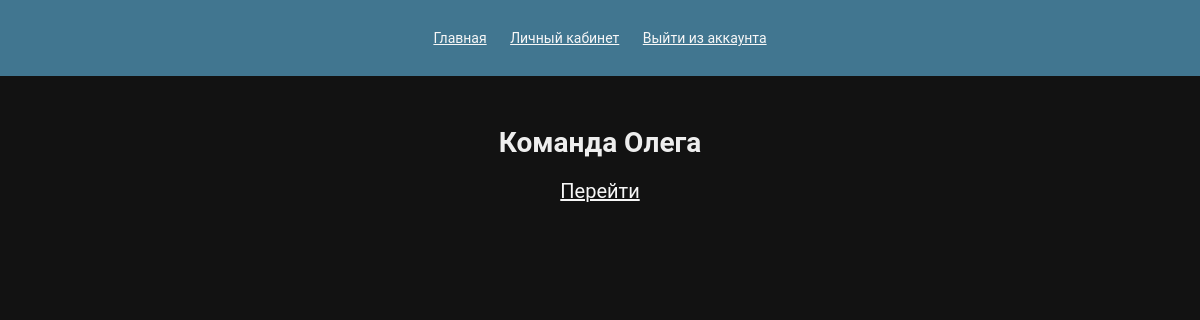
The app's page /teams/ (signed in), older data.
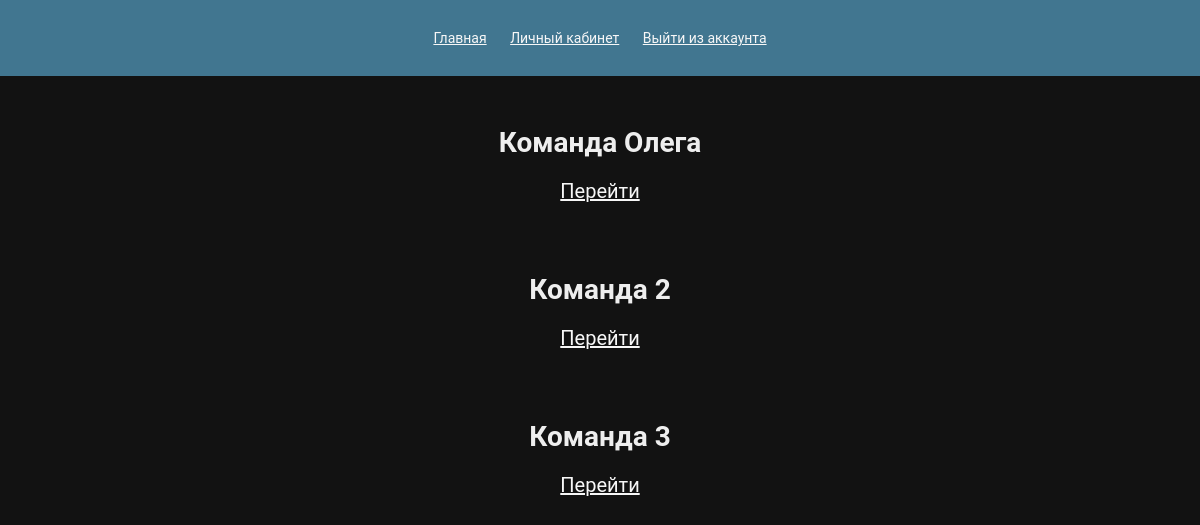
The same page, newer data.
### user_teams/models.py (models this page shows, shortened)
class Team(models.Model):
    title = models.CharField(max_length=200, verbose_name="Название")
    tasks = models.ManyToManyField("Tasks", blank=True, verbose_name="Задачи", through="TaskToTeam",
                                   related_name="in_team")
    users = models.ManyToManyField("Users", blank=True, verbose_name="Участники", related_name="team")

### user_teams/views.py (the view)
# urls.py: path('', TeamsListView.as_view(), name="teams_list"),
class TeamsListView(generic.ListView):
    model = Team
    template_name = "user_teams/teams_list.html"
    context_object_name = "teams"

### templates/user_teams/teams_list.html (shortened to what this page needs)
{% if user.is_authenticated %}
<!DOCTYPE html>
<html lang="en">
<head>
    {% load static %}
    <link href="{% static 'css/style.css' %}" rel="stylesheet">
</head>
<body>
    <header>
        <nav>
            <a href="{% url 'teams_list' %}">Главная</a>
            <a href="{% url 'user_profile' pk=user.id%}">Личный кабинет</a>
            <a href="{% url 'user_logout' %}">Выйти из аккаунта</a>
        </nav>
    </header>
    <main>
        <div>
        {% for team in teams %}
            <div class="teamlist_div">
                <div>
                    <h1>{{ team.title }}</h1>
                    <p><a href="{{ team.id }}">Перейти</a></p>
                </div>
            </div>
        {% endfor %}
        </div>
    </main>
</body>
</html>
{% else %}
    <meta http-equiv = "refresh" content = "0; url = {% url 'user_auth' %}"/>
{% endif %}

Row changes from the older to the newer data that the page shows:
added Team: title "Команда 2"
added Team: title "Команда 3"
